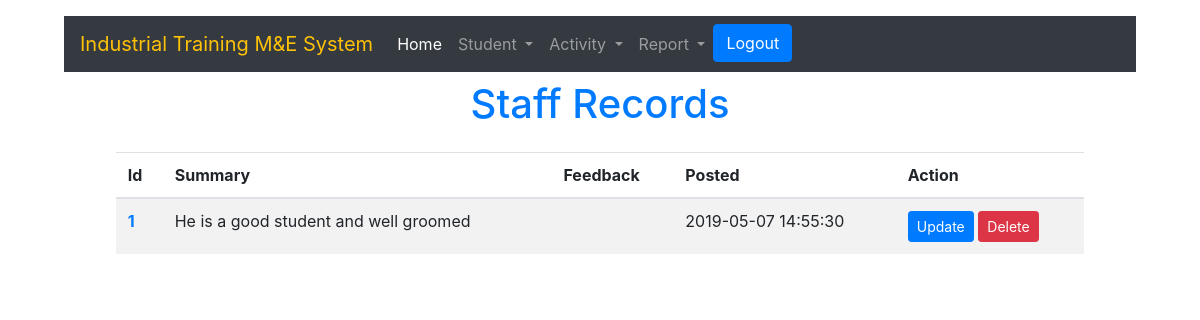
Screenshot of /IndustrySupervisor/Report/view.php with the database file from the repository.
### tables this page shows
CREATE TABLE `report` (
  `id` int(11) NOT NULL,
  `student` int(11) NOT NULL,
  `industrysupervisor` int(11) NOT NULL,
  `summary` text NOT NULL,
  `feedback` text NOT NULL,
  `posted` timestamp NOT NULL DEFAULT CURRENT_TIMESTAMP
);

### IndustrySupervisor/Report/view.php (the view, shortened to what this page needs)
<doctype html>
<html lang="en">
  <head>
    <link rel="stylesheet" href="../../css/bootstrap.min.css">
  </head>
  <body>
    <div class="container-fluid p-3">
        <?php  include "../navbar.php"; ?>
        <div class="row justify-content-center text-primary"><h1>Staff Records</h1></div>
     <div class="row">
         <div class="col-lg-10 offset-md-1 pt-3 text-center">
             <table class="table table-striped table-hover">
                 <thead >
                <tr>
                  <th scope="col">Id</th>
                  <th scope="col">Summary</th>
                  <th scope="col">Feedback</th>
                  <th scope="col">Posted</th>
                  <th scope="col">Action</th>
                </tr>
              </thead><tbody>
             <?php
              $sql="SELECT * FROM report";
              $result=$conn->query($sql);
              if($result->num_rows > 0){
                   while($row=$result->fetch_assoc()){
                     echo ' <tr>
                  <th scope="row" class="text-primary">'.$row['id'].'</th>
                  <td >'.$row['summary'].'</td>
                  <td >'.$row['feedback'].'</td>
                  <td >'.$row['posted'].'</td>
                  <td >
                      <a href="update.php?id='.$row['id'].'" class="btn btn-sm btn-primary">Update</a>
                      <a href="delete.php?delete='.$row['id'].'" class="btn btn-sm btn-danger">Delete</a>
                  </td>
                </tr>';
                 }
              }else{
                   echo '<div class="alert alert-danger">'.$conn->error.'</div>';
              }
               ?>
                  </tbody>
                  </table>
         </div>
    </div>
    </div>
  </body>
</html>

### rows the page displays
report: id "1", summary "He is a good student and well groomed", posted "2019-05-07 14:55:30"
